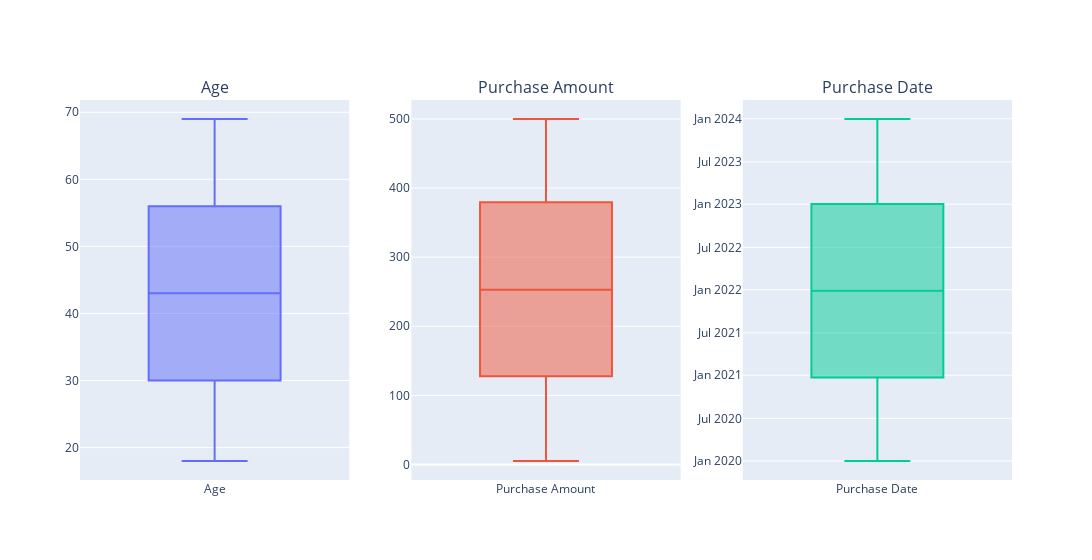

The code cell stored with this chart in its notebook:
### Markdown cell above
<h3> Handling Outlier

### Code cell
numerical_columns = df.select_dtypes(exclude=['object']).columns
fig = make_subplots(rows=1, cols=len(numerical_columns), subplot_titles=numerical_columns)
for i, col in enumerate(numerical_columns, start=1):
    fig.add_trace(
        go.Box(
            y=df[col],
            name=col
        ),
        row=1, col=i
    )
fig.update_layout(
    width=400 * len(numerical_columns),
    showlegend=False
)
fig.show()

### Figure 1 — Plotly figure (JSON) as saved in the notebook; plotly's stock layout.template omitted (floating-point values rounded to 4 significant figures; data arrays with more than 128 entries replaced by an {"elided": "..."} marker saying what was removed)
{"data": [{"name": "Age", "type": "box", "xaxis": "x", "y": {"elided": "9076 int values"}, "yaxis": "y"}, {"name": "Purchase Amount", "type": "box", "xaxis": "x2", "y": {"elided": "9076 float values"}, "yaxis": "y2"}, {"name": "Purchase Date", "type": "box", "xaxis": "x3", "y": {"elided": "9076 str values"}, "yaxis": "y3"}], "layout": {"annotations": [{"font": {"size": 16}, "showarrow": false, "text": "Age", "x": 0.1444, "xanchor": "center", "xref": "paper", "y": 1, "yanchor": "bottom", "yref": "paper"}, {"font": {"size": 16}, "showarrow": false, "text": "Purchase Amount", "x": 0.5, "xanchor": "center", "xref": "paper", "y": 1, "yanchor": "bottom", "yref": "paper"}, {"font": {"size": 16}, "showarrow": false, "text": "Purchase Date", "x": 0.8556, "xanchor": "center", "xref": "paper", "y": 1, "yanchor": "bottom", "yref": "paper"}], "showlegend": false, "width": 1200, "xaxis": {"anchor": "y", "domain": [0, 0.2889]}, "xaxis2": {"anchor": "y2", "domain": [0.3556, 0.6444]}, "xaxis3": {"anchor": "y3", "domain": [0.7111, 1]}, "yaxis": {"anchor": "x", "domain": [0, 1]}, "yaxis2": {"anchor": "x2", "domain": [0, 1]}, "yaxis3": {"anchor": "x3", "domain": [0, 1]}}}
